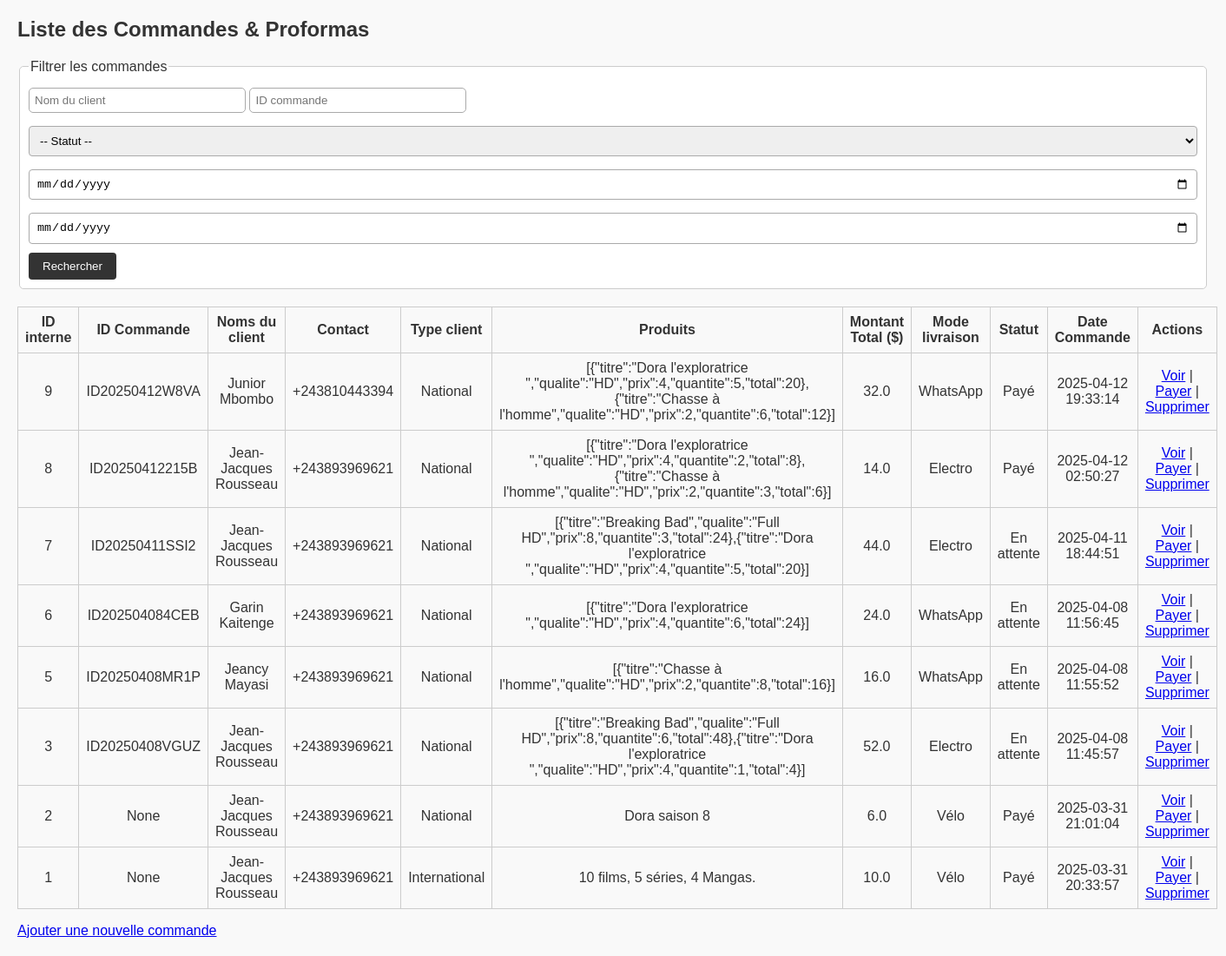
/commandes/liste, run on an earlier commit of the app's database.
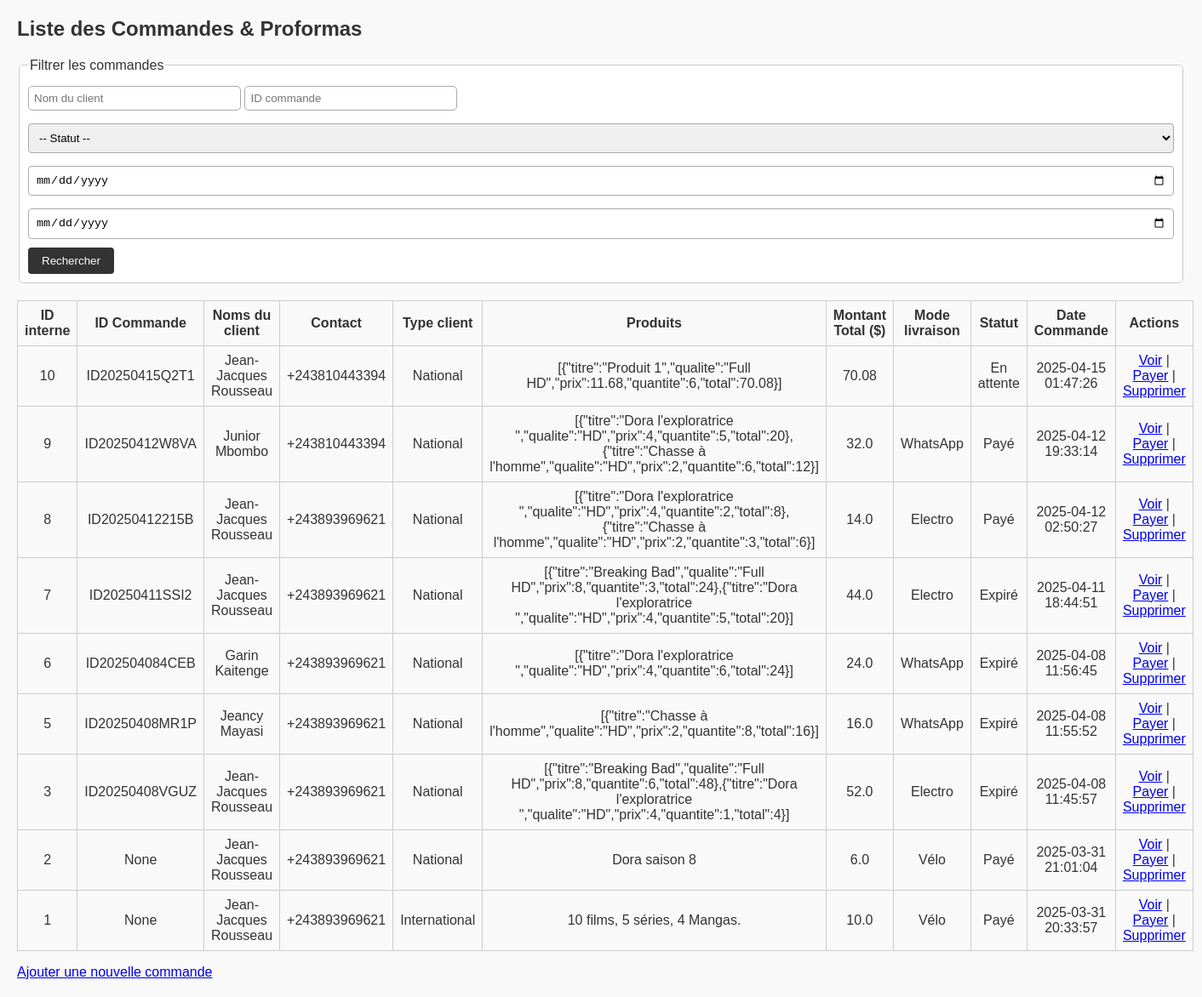
And on a later commit of the database.
### tables this page shows
CREATE TABLE proformas (
            id INTEGER PRIMARY KEY AUTOINCREMENT,
            nom_client TEXT,
            contact TEXT,
            type_client TEXT,
            produits TEXT,
            montant_total REAL,
            mode_livraison TEXT,
            frais_livraison REAL,
            observations TEXT,
            date_commande TEXT,
            date_generation TEXT,
            date_expiration TEXT,
            statut TEXT,
            chemin_fichier TEXT
        , id_commande TEXT);

### routes/commandes_routes.py (the view)
@commandes_bp.route("/liste")
def liste_commandes():
    conn = sqlite3.connect(DB_NAME)
    conn.row_factory = sqlite3.Row
    c = conn.cursor()
    now = datetime.now().strftime("%Y-%m-%d %H:%M:%S")
    c.execute("UPDATE proformas SET statut = 'Expiré' WHERE statut = 'En attente' AND date_expiration < ?", (now,))
    conn.commit()
    c.execute('''
        SELECT id, id_commande, nom_client, contact, type_client, produits,
               montant_total, mode_livraison, frais_livraison, observations,
               date_commande, date_generation, date_expiration, statut, chemin_fichier
        FROM proformas
        ORDER BY id DESC
    ''')
    commandes = c.fetchall()
    conn.close()
    commandes_formatees = []
    for commande in commandes:
        commande_dict = dict(commande)
        try:
            commande_dict["produits_liste"] = json.loads(commande["produits"])
        except:
            commande_dict["produits_liste"] = []
        commandes_formatees.append(commande_dict)
    return render_template("commandes_liste.html", commandes=commandes_formatees)

### templates/commandes_liste.html (shortened to what this page needs)
<!DOCTYPE html>
<html lang="fr">
<head>
    <link rel="stylesheet" href="{{ url_for('static', filename='style.css') }}">
</head>
<body>
    <h2>Liste des Commandes & Proformas</h2>
    <form method="get" action="{{ url_for('commandes.rechercher_commandes') }}">
        <fieldset>
            <legend>Filtrer les commandes</legend>
            <input type="text" name="nom_client" placeholder="Nom du client" value="{{ request.args.get('nom_client', '') }}">
            <input type="text" name="id_commande" placeholder="ID commande" value="{{ request.args.get('id_commande', '') }}">
            <select name="statut">
                <option value="">-- Statut --</option>
            </select>
            <input type="date" name="date_debut" value="{{ request.args.get('date_debut', '') }}">
            <input type="date" name="date_fin" value="{{ request.args.get('date_fin', '') }}">
            <button type="submit">Rechercher</button>
        </fieldset>
    </form>
    <table border="1">
        <thead>
            <tr>
                <th>ID interne</th>
                <th>ID Commande</th>
                <th>Noms du client</th>
                <th>Contact</th>
                <th>Type client</th>
                <th>Produits</th>
                <th>Montant Total ($)</th>
                <th>Mode livraison</th>
                <th>Statut</th>
                <th>Date Commande</th>
                <th>Actions</th>
            </tr>
        </thead>
        <tbody>
            {% for row in commandes %}
                <tr>
                    <td>{{ row['id'] }}</td>
                    <td>{{ row['id_commande'] }}</td>
                    <td>{{ row['nom_client'] }}</td>
                    <td>{{ row['contact'] }}</td>
                    <td>{{ row['type_client'] }}</td>
                    <td>{{ row['produits'] }}</td>
                    <td>{{ row['montant_total'] }}</td>
                    <td>{{ row['mode_livraison'] }}</td>
                    <td>{{ row['statut'] }}</td>
                    <td>{{ row['date_commande'] }}</td>
                    <td>
                        <a href="{{ url_for('commandes.view_proforma', proforma_id=row['id']) }}">Voir</a> |
                        <a href="{{ url_for('commandes.changer_statut', proforma_id=row['id'], nouveau_statut='Payé') }}">Payer</a> |
                        <a href="{{ url_for('commandes.delete_commande', proforma_id=row['id']) }}">Supprimer</a>
                    </td>
                </tr>
            {% endfor %}
        </tbody>
    </table>
    <p><a href="{{ url_for('commandes.nouvelle_commande') }}">Ajouter une nouvelle commande</a></p>
</body>
</html>

### static/style.css (style rules this page uses)
body { font-family: Arial, sans-serif; margin: 20px; background: #f9f9f9; color: #333; }
fieldset { border: 1px solid #ccc; padding: 10px; margin-bottom: 20px; background: #fff; border-radius: 5px; }
input, select, textarea { padding: 8px; margin-top: 5px; margin-bottom: 10px; width: 100%; box-sizing: border-box; border: 1px solid #aaa; border-radius: 4px; }
button { padding: 8px 16px; background: #333; color: #fff; border: none; border-radius: 4px; cursor: pointer; }
table { width: 100%; border-collapse: collapse; margin-top: 10px; }
th, td { border: 1px solid #ccc; padding: 8px; text-align: center; }
input[type="text"] { padding: 6px; width: 250px; border-radius: 5px; border: 1px solid #aaa; }

What changed in the data, as far as the page shows it:
added proformas: id "10", id_commande "ID20250415Q2T1", nom_client "Jean-Jacques Rousseau", contact "+243810443394", type_client "National", produits "[{\"titre\":\"Produit 1\",\"qualite\":\"Full HD\",\"prix\":11.68,\"quantite\":6,\"total\":70.08}]", montant_total "70.08", statut "En attente", date_commande "2025-04-15 01:47:26"
changed proformas "ID20250411SSI2": statut "En attente" → "Expiré"
changed proformas "ID202504084CEB": statut "En attente" → "Expiré"
changed proformas "ID20250408MR1P": statut "En attente" → "Expiré"
changed proformas "ID20250408VGUZ": statut "En attente" → "Expiré"
